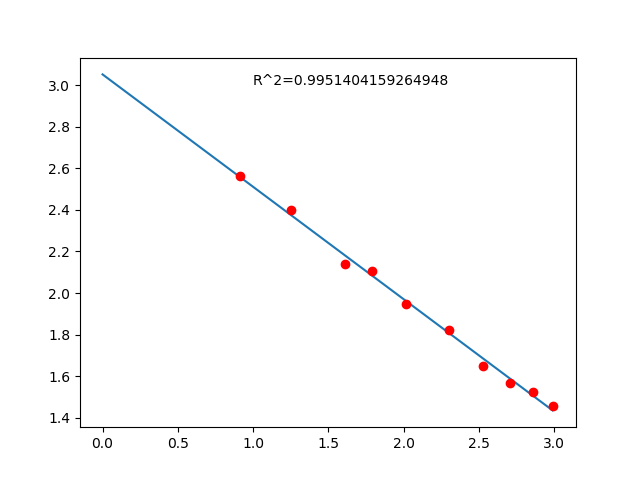

The Python source for this figure:
from RegressaoLinear import RegressaoLinear
import matplotlib.pyplot as plt
import math

x=[2.5,3.5,5,6,7.5,10,12.5,15,17.5,20]
y=[13,11,8.5,8.2,7,6.2,5.2,4.8,4.6,4.3]
ln_x=[]
ln_y=[]
for i in range(0,len(x)):
	ln_x.append(math.log(x[i]))
for i in range(0,len(y)):
	ln_y.append(math.log(y[i]))

regressao=RegressaoLinear(ln_x,ln_y)
resultado=math.exp(regressao.funcao(math.log(9)))
print(resultado)
abcissas=[]
ordenadas=[]
for i in range (0,300):
	abcissas.append(i/100)
	ordenadas.append(regressao.funcao(i/100))
plt.plot(abcissas,ordenadas)
plt.plot(ln_x,ln_y,'ro')
plt.text(1,3,"R^2={}".format(regressao.r*regressao.r))
plt.show()
